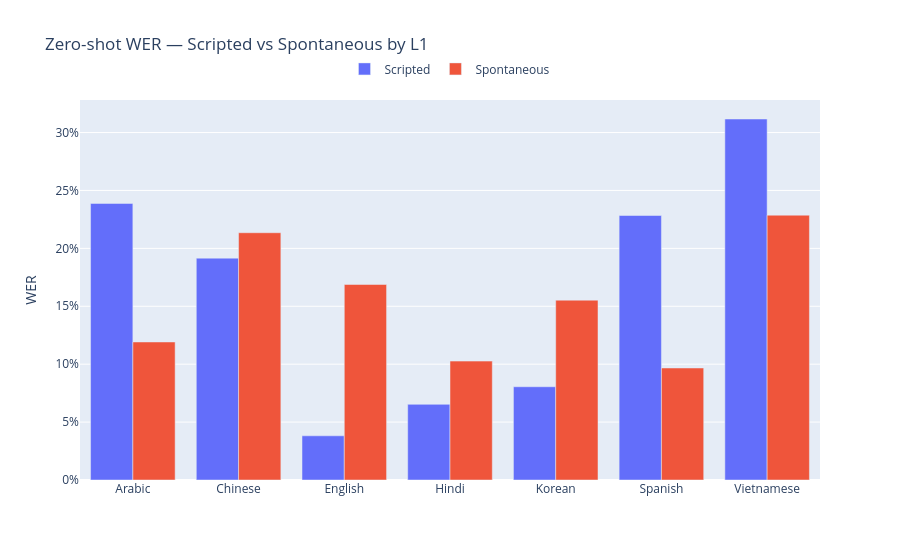

This figure's notebook cell:
### Markdown cell above
---

 # Part 3 — Scripted vs Spontaneous Gap (zero-shot)



 Different corpora → compared at L1 level, not speaker level.

### Code cell
if available("baseline", "scripted") and available("baseline", "spontaneous"):
    s_g  = grouped_wer(results["baseline"]["scripted"],    "l1").rename(columns={"wer": "WER_scripted"})
    sp_g = grouped_wer(results["baseline"]["spontaneous"], "l1").rename(columns={"wer": "WER_spontaneous"})
    gap  = s_g[["l1", "WER_scripted"]].merge(
               sp_g[["l1", "WER_spontaneous"]], on="l1", how="inner")
    gap["gap"] = gap["WER_spontaneous"] - gap["WER_scripted"]

    l1s = gap["l1"].tolist()
    fig = go.Figure()
    fig.add_trace(go.Bar(name="Scripted",    x=l1s, y=gap["WER_scripted"].tolist()))
    fig.add_trace(go.Bar(name="Spontaneous", x=l1s, y=gap["WER_spontaneous"].tolist()))
    fig.update_layout(
        title   = "Zero-shot WER — Scripted vs Spontaneous by L1",
        barmode = "group",
        yaxis   = dict(title="WER", tickformat=".0%"),
        legend  = dict(orientation="h", y=1.12, xanchor="center", x=0.5),
    )
    fig.show()
    display(
        gap.style
           .format({c: "{:.4f}" for c in ["WER_scripted", "WER_spontaneous", "gap"]})
           .set_caption("Scripted vs Spontaneous WER gap (zero-shot)")
    )

### Figure 1 — Plotly figure (JSON) as saved in the notebook; plotly's stock layout.template omitted (floating-point values rounded to 4 significant figures)
{"data": [{"name": "Scripted", "type": "bar", "x": ["Arabic", "Chinese", "English", "Hindi", "Korean", "Spanish", "Vietnamese"], "y": [0.2388, 0.1916, 0.03815, 0.06533, 0.08051, 0.2284, 0.3117]}, {"name": "Spontaneous", "type": "bar", "x": ["Arabic", "Chinese", "English", "Hindi", "Korean", "Spanish", "Vietnamese"], "y": [0.1192, 0.2135, 0.1688, 0.1026, 0.1553, 0.09671, 0.2287]}], "layout": {"barmode": "group", "legend": {"orientation": "h", "x": 0.5, "xanchor": "center", "y": 1.12}, "title": {"text": "Zero-shot WER — Scripted vs Spontaneous by L1"}, "yaxis": {"tickformat": ".0%", "title": {"text": "WER"}}}}
